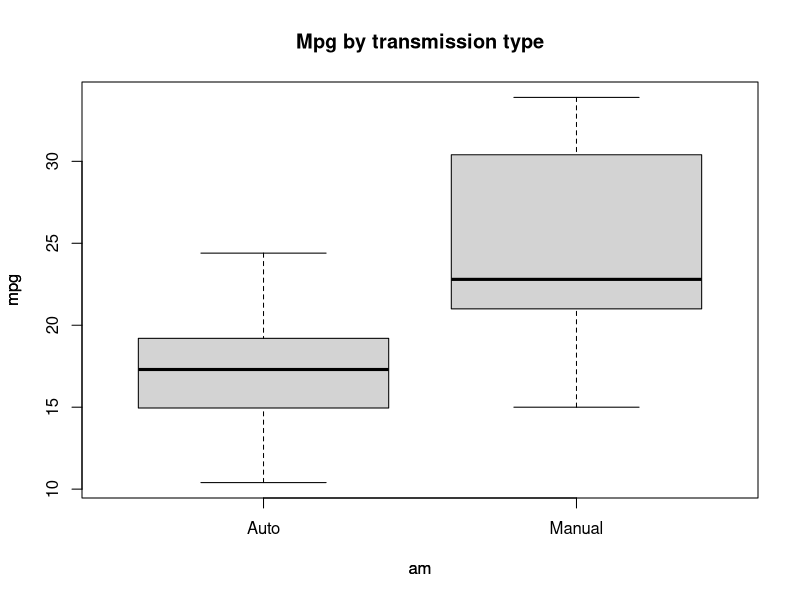
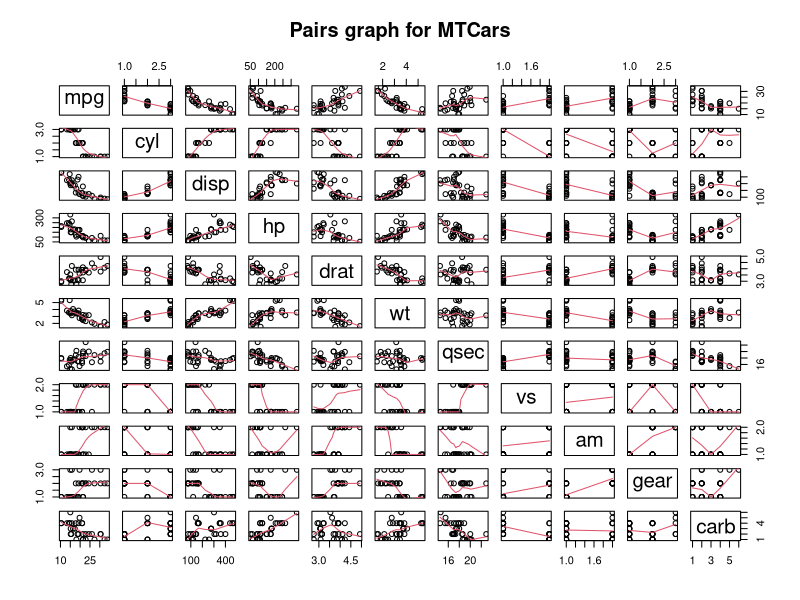
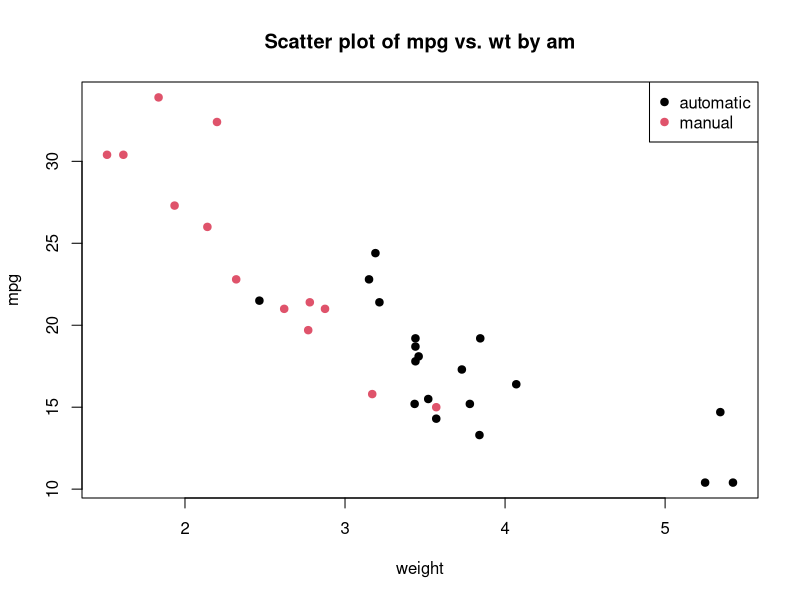
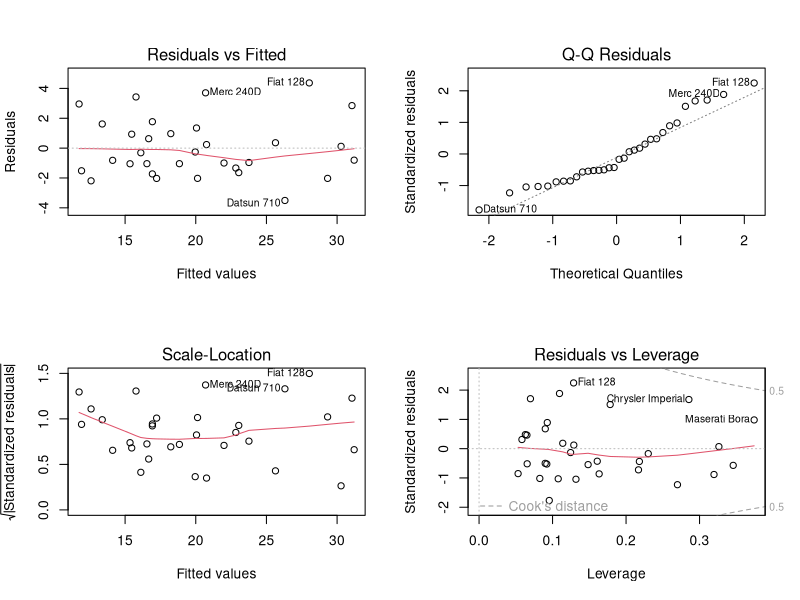

Recreate these plots in R, in order.
## ---- chunk 1
data(mtcars)
str(mtcars)
## ---- chunk 2
mtcars$cyl <- factor(mtcars$cyl)
mtcars$vs <- factor(mtcars$vs)
mtcars$gear <- factor(mtcars$gear)
mtcars$carb <- factor(mtcars$carb)
mtcars$am <- factor(mtcars$am)
## ---- chunk 3
levels(mtcars$am) <- c("Auto", "Manual")
## ---- chunk 4
t.test(mpg ~ am, data = mtcars)
## ---- chunk 5
wilcox.test(mpg ~ am, data = mtcars)
## ---- chunk 6
model.all <- lm(mpg ~ ., data = mtcars)
n <- nrow(mtcars)
model.init <- step(model.all, direction = "backward", k = log(n))
## ---- chunk 7
summary(model.init)$coefficients
## ---- chunk 8
model <- lm(mpg ~ wt + qsec + am + wt:am, data = mtcars)
summary(model)$coefficients
## ---- chunk 9
anova <- anova(lm(mpg ~ am, data = mtcars), lm(mpg ~ am + wt, data = mtcars), model.init, model)
cbind(anova[1], anova[2], anova[3], anova[4], anova[5], anova[6])
## ---- chunk 10
leverage <- hatvalues(model)
## ---- chunk 11
leverage[which(leverage > 0.5)]
## ---- chunk 12
influential <- dfbetas(model)
## ---- chunk 13
influential[which(abs(influential) > 1)]
## ---- chunk 14
plot(mpg ~ am, data = mtcars)
title(main = "Mpg by transmission type", xlab = "am", ylab = "mpg")
## ---- chunk 15
pairs(mtcars, panel = panel.smooth, main = "Pairs graph for MTCars")
## ---- chunk 16
plot(mtcars$wt, mtcars$mpg, col = mtcars$am, pch = 19, xlab = "weight", ylab = "mpg")
title(main = "Scatter plot of mpg vs. wt by am")
legend("topright", c("automatic", "manual"), col = 1:2, pch = 19)
## ---- chunk 17
par(mfrow = c(2, 2))
plot(model)
